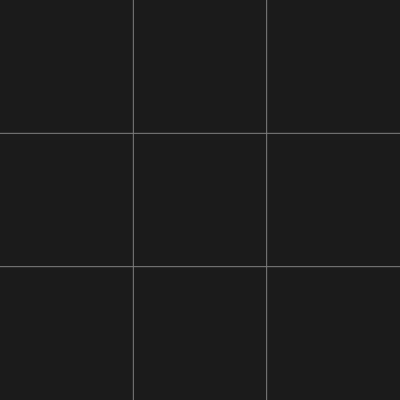
Frame 1 (no input)
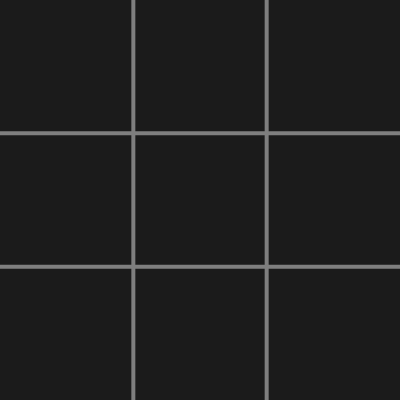
Frame 60 (no input)
Frame 120 (the mouse pressed at the canvas centre since frame 60): identical to frame 60, image omitted

The p5.js sketch that drew these frames (run headless with seeded random() and noise() and a simulated clock; from frame 60 on, the mouse is pressed at the canvas centre):

// p5.js sketch
// ── sketch.js
class Spot{
  constructor(i,j,val){
    this.i = i
    this.j = j
    this.value = val
  }
}
let board = [
  ['','',''],
  ['','',''],
  ['','','']
];

let play = ['O', 'X'];
for(let j = 0; j < 3; j++){
    for(let i = 0; i < 3; i++){
      board[i][j] = new Spot(i, j, board[i][j])
    }
}

let ai = 'O'
let player = 'X'

function setup() {
  createCanvas(400,400);
}

function areEqual(a,b,c){
  return (a.value==b.value && b.value==c.value && a.value==c.value && a.value!='')
}

function checkWinner(){
  let winner = null;
  let li = []

  //horizontal
  for(let i = 0; i < 3; i++){
    if(areEqual(board[i][0], board[i][1], board[i][2])){
      winner = board[i][0].value
      li = [winner,0,i,2,i]
    }
  }
  // vertical
  for(let i = 0; i < 3; i++){
    if(areEqual(board[0][i], board[1][i], board[2][i])){
      winner = board[0][i].value
      li = [winner,i,0,i,2]
    }
  }
  //primary diagonal
  if(areEqual(board[0][0], board[1][1], board[2][2])){
    winner = board[0][0].value
    li = [winner,0,0,2,2]
  }
  //secondary diagonal
  if(areEqual(board[2][0], board[1][1], board[0][2])){
    winner = board[2][0].value
    li = [winner,2,0,0,2]
  }
  let openSpots = 0;
  for (let j = 0; j < 3; j++) {
    for (let i = 0; i < 3; i++) {
       if (board[i][j].value == '') {
         openSpots++;
       }
     }
   }
  if(winner == null && openSpots == 0){
    console.log("tie")
    return  ["tie"];
  }
  else{
    return winner, li;
  }

}

function bestMove() {
  // AI to make its turn
  let bestScore = -Infinity;
  let move;
  f = 0
  for (let j = 0; j < 3; j++) {
    for (let i = 0; i < 3; i++) {
      // Is the spot available?
      if (board[i][j].value == '') {
        board[i][j].value = ai;
        result = checkWinner();
        if(result[0] == 'O' || result[0] == 'X'){
          move = { i,j };
          f = 1
          break;
        }
        let score = minimax(board, 0, false);
        board[i][j].value = '';
        if (score > bestScore) {
          bestScore = score;
          move = { i, j };
        }
      }
    }
    if(f){
      break
    }
  }
  board[move.i][move.j].value = ai;
}

let scores = {
  X: -10,
  O: 10,
  tie: 0
};

function minimax(board, depth, isMaximizing) {
  let result = checkWinner();
  if (result[0] != null) {
    console.log(board)
    console.log(result)
    return scores[result[0]];
  }

  if (isMaximizing) {
    let bestScore = -Infinity;
    for (let j = 0; j < 3; j++) {
      for (let i = 0; i < 3; i++) {
        // Is the spot available?
        if (board[i][j].value == '') {
          board[i][j].value = ai;
          let score = minimax(board, depth + 1, false);
          board[i][j].value = '';
          bestScore = max(score, bestScore);
        }
      }
    }
    return bestScore;
  } else {
    let bestScore = Infinity;
    for (let j = 0; j < 3; j++) {
      for (let i = 0; i < 3; i++) {
        // Is the spot available?
        if (board[i][j].value == '') {
          board[i][j].value = player;
          let score = minimax(board, depth + 1, true);
          board[i][j].value = '';
          bestScore = min(score, bestScore);
        }
      }
    }
    return bestScore;
  }
}

function mouseClicked(){
  j = floor(mouseX/(width/3))
  i = floor(mouseY/(height/3))
  flag = 0
  if(board[j][i].value==""){
  board[j][i].value = player;
  flag = 1
  }
  if(flag){
    bestMove();
  }
}


function draw() {
  background(27);
  let w = width / 3;
  let h = height / 3;
  let x = 0;
  let y = 0;
  //drawing the board lines
  stroke(127)
  line(w, 0, w, height)
  line(2*w, 0, 2*w, height)
  line(0, h, width, h)
  line(0, 2*h, width, 2*h)
  //drawing the board lines

  for(let j = 0; j < 3; j++){
    x = 0
    for(let i = 0; i < 3; i++){
      let spot = board[i][j];
      strokeWeight(4);
      let redu = h/4;

      if(spot.value == play[0]){
        noFill();
        stroke(45,125,45)
        ellipse(x+h/2, y+h/2, h/2);
      }
      else if (spot.value == play[1]){
        stroke(125,45,45)
        line(x+redu, y+redu, x+w-redu, y+h-redu);
        line(x+w-redu , y+redu, x+redu, y+h-redu);
      }
      x+=w;
    }
    y+=h;
  }
  result = checkWinner();

  if(result[0] != null){
    if(result[0] == "O"){
      stroke(45,125,45)
    }
    else if(result[0]=="X"){
        stroke(125,45,45)
    }
     if(result[2]==result[4]){
       line(((2*result[2]+1)*w)/2, 0,((2*result[4]+1)*w)/2,height)
       noLoop();
     }

    else if(result[1]==result[3]){
    line(0, ((2*result[1]+1)*h)/2, width, ((2*result[3]+1)*h)/2)
    noLoop()
    }
    else if(result[1]==result[4] && result[2]==result[2]){
      line(width,0,0, height)
      noLoop()
    }
    else if(result[1]==result[2] && result[3]==result[4]){
      line(0,0,width, height)
      noLoop()
    }
    console.log(result[0])
    output(result[0]);
  }
}
function output(result){
  if(result == "X"){
    createP("YOU WON!!!!!!")
  }
  else if(result == "O"){
    createP("YOU SUCK AT TIC-TAC-TOE")
  }
  else if(result == "tie"){
    createP("YOU ARE LUCKY IT'S A TIE");
  }
}
